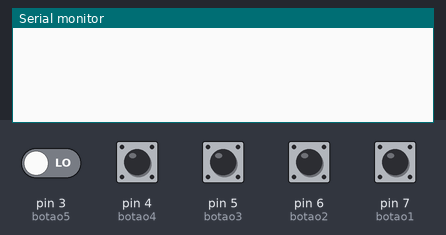
A sketch run on a simulated Arduino Uno, built with avr-gcc and run on an emulated ATmega328P. Shown: the last lines printed to the serial monitor. The test bench sets the inputs (shaded band); at power-on: pin 3 (botao5), pin 4 (botao4), pin 5 (botao3), pin 6 (botao2), pin 7 (botao1) LOW.

Above: at 1.2 s.
1.3 s: pin 5 (botao3) pulled HIGH for 0.15 s
At 2.3 s:
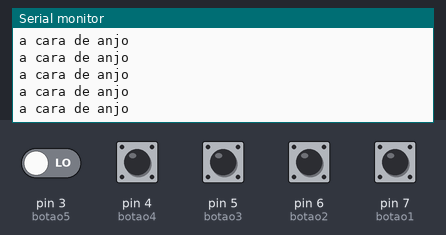
2.9 s: pin 6 (botao2) pulled HIGH for 0.15 s
At 4.0 s:
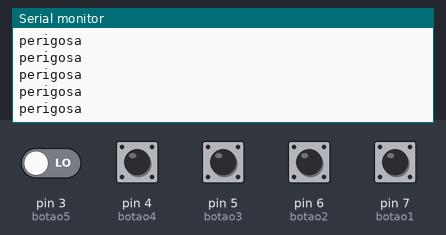
4.5 s: pin 7 (botao1) pulled HIGH for 0.15 s
At 5.8 s:
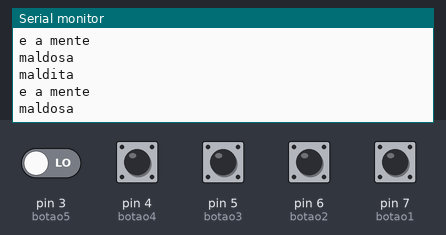
6.1 s: pin 3 (botao5) driven HIGH and pin 5 (botao3) driven HIGH
At 6.7 s:
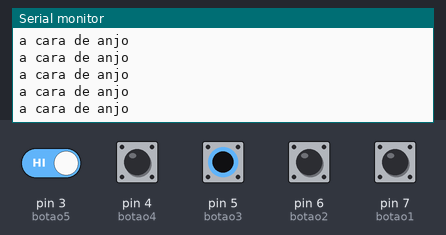
9.1 s: pin 6 (botao2) pulled HIGH for 1 s
At 9.9 s:
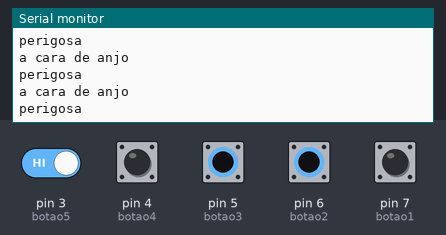

Measured:
- after the input at 1.3 s, the serial monitor: prints a new line at once (image 1)
- after the input at 2.9 s, the serial monitor: prints a new line at once (image 2)
- after the input at 4.5 s, the serial monitor: prints a new line at once (image 3)
- after the input at 6.1 s, the serial monitor: prints a new line at once (image 4)
- after the input at 9.1 s, the serial monitor: prints a new line after 0.06 s (image 5)

The sketch:

codigo.ino
```cpp
const int botao1 = 7;
const int botao2 = 6;
const int botao3 = 5;
const int botao4 = 4;
const int botao5 = 3;

int var1;
int var2;
int var3;
int var4;
int var5;

void setup(){
Serial.begin(9600);
pinMode(botao1, INPUT);
pinMode(botao2, INPUT);
pinMode(botao3, INPUT);
pinMode(botao4, INPUT);
pinMode(botao5, INPUT);
}

void loop(){
  var1 = digitalRead(botao1);
  var2 = digitalRead(botao2);
  var3 = digitalRead(botao3);
  var4 = digitalRead(botao4);
  var5 = digitalRead(botao5);

  if(var1){
    Serial.println("maldita");
  }
  if(var2){
    Serial.println("perigosa");
  }
  if(var3){
    Serial.println("a cara de anjo");
  }
  if(var1){
    Serial.println("e a mente");
  }
  if(var1){
    Serial.println("maldosa");
  }

  delay(10);
}
```
